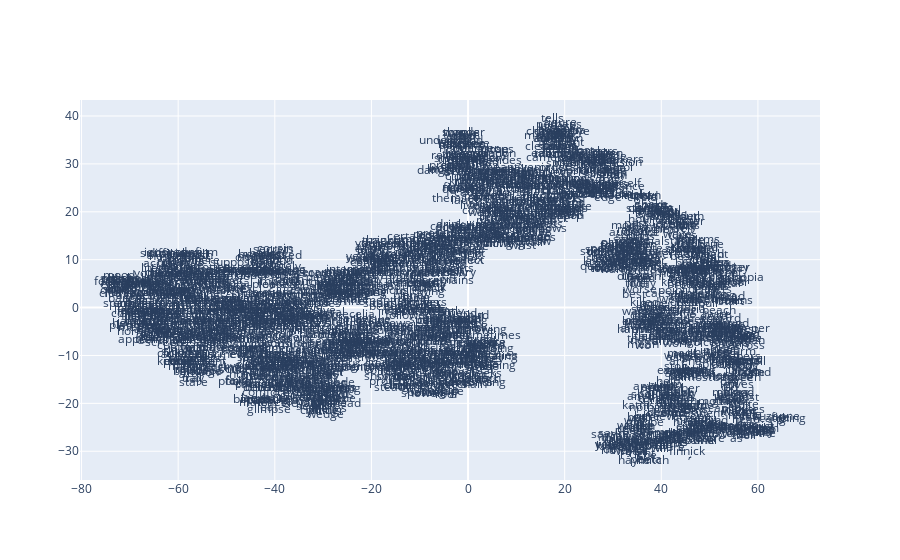

The notebook cell this image was saved under:
### Code cell
def plot_with_plotly(x_vals, y_vals, labels, plot_in_notebook=True):
    from plotly.offline import init_notebook_mode, iplot, plot
    import plotly.graph_objs as go

    trace = go.Scatter(x=x_vals, y=y_vals, mode='text', text=labels)
    data = [trace]

    if plot_in_notebook:
        init_notebook_mode(connected=True)
        iplot(data, filename='word-embedding-plot')
    else:
        plot(data, filename='word-embedding-plot.html')


def plot_with_matplotlib(x_vals, y_vals, labels):
    import matplotlib.pyplot as plt
    import random

    random.seed(0)

    plt.figure(figsize=(12, 12))
    plt.scatter(x_vals, y_vals)

    indices = list(range(len(labels)))
    selected_indices = random.sample(indices, 25)
    for i in selected_indices:
        plt.annotate(labels[i], (x_vals[i], y_vals[i]))

try:
    get_ipython()
except Exception:
    plot_function = plot_with_matplotlib
else:
    plot_function = plot_with_plotly

plot_function(x_vals, y_vals, labels)

### Figure 1 — Plotly figure (JSON) as saved in the notebook; plotly's stock layout.template omitted (floating-point values rounded to 4 significant figures; data arrays with more than 128 entries replaced by an {"elided": "..."} marker saying what was removed)
{"data": [{"mode": "text", "text": {"elided": "1963 str values"}, "type": "scatter", "x": {"elided": "1963 float values"}, "y": {"elided": "1963 float values"}}], "layout": {}}
